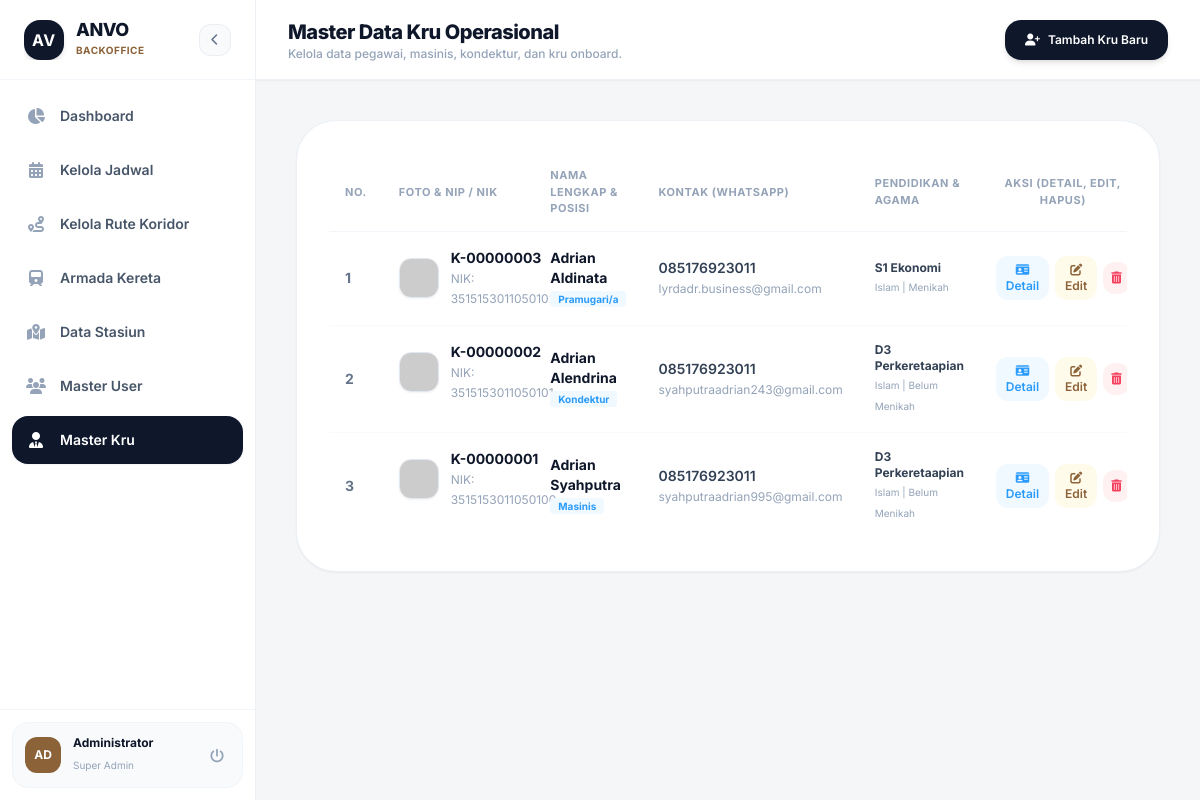
The page /public/kru on the database its author committed.
### tables this page shows
CREATE TABLE `master_kru` (
  `id_kru` int(11) NOT NULL,
  `nip` varchar(20) NOT NULL,
  `nik` varchar(16) NOT NULL,
  `nama_lengkap` varchar(100) NOT NULL,
  `tanggal_lahir` date NOT NULL,
  `agama` varchar(30) DEFAULT NULL,
  `foto` varchar(255) DEFAULT NULL,
  `email` varchar(100) NOT NULL,
  `no_telepon` varchar(20) NOT NULL,
  `pendidikan_terakhir` varchar(50) DEFAULT NULL,
  `alamat_lengkap` text DEFAULT NULL,
  `status_pernikahan` enum('Belum Menikah','Menikah','Cerai') DEFAULT 'Belum Menikah',
  `kontak_darurat` varchar(50) DEFAULT NULL,
  `riwayat_penyakit` text DEFAULT NULL,
  `posisi` enum('Masinis','Kondektur','Teknisi','Pramugari/a') NOT NULL,
  `status_kru` enum('Aktif','Cuti','Sakit','Resign') DEFAULT 'Aktif'
);

### app/Core/Controller.php (called while the page is built, shortened)
<?php
class Controller {
    public function view($view, $data = []) {
        extract($data);
        require_once '../views/' . $view . '.php';
    }
    public function model($model) {
        return new $model;
    }
}
?>

### app/Controllers/KruController.php (called while the page is built, shortened)
<?php
class KruController extends Controller {
    public function index() {
        $adminModel = $this->model('AdminModel');
        $data['judul'] = 'Master Kru - ANVO Admin';
        $data['kru_list'] = $adminModel->getAllMasterKru();
        $this->view('admin/kru_master', $data);
    }
}

### app/Core/App.php (called while the page is built, shortened)
<?php
class App {
    protected $method = 'index';
    protected $params = [];
    public function __construct() {
        $this->controller = new $this->controller;
        call_user_func_array([$this->controller, $this->method], $this->params);
    }
}
?>

### public/index.php (called while the page is built, shortened)
<?php
require_once '../app/Config/Database.php';
require_once '../app/Core/Controller.php';
require_once '../app/Core/App.php';
$app = new App();

### app/Models/AdminModel.php (called while the page is built, shortened)
<?php
class AdminModel {
    private $db;
    public function __construct() {
        $this->db = Database::getInstance()->getConnection();
    }
    public function getAllMasterKru() {
        $stmt = $this->db->prepare("SELECT * FROM master_kru ORDER BY nama_lengkap ASC");
        $stmt->execute();
        return $stmt->fetchAll(PDO::FETCH_ASSOC);
    }
}

### app/Config/Database.php (called while the page is built, shortened)
<?php
class Database {
    private static $instance = null;
    private $pdo;
    private function __construct() {
        $config = parse_ini_file(__DIR__ . '/database.ini');
        $dsn = "mysql:host={$config['db_host']};dbname={$config['db_name']};charset=utf8mb4";
        $options = [
            PDO::ATTR_ERRMODE            => PDO::ERRMODE_EXCEPTION,
            PDO::ATTR_DEFAULT_FETCH_MODE => PDO::FETCH_ASSOC,
            PDO::ATTR_EMULATE_PREPARES   => false,
            PDO::ATTR_PERSISTENT         => true
        ];
        try {
            $this->pdo = new PDO($dsn, $config['db_user'], $config['db_pass'], $options);
        } catch (PDOException $e) {
            error_log("Koneksi Database PDO Gagal: " . $e->getMessage());
            throw new Exception("Sistem sedang mengalami gangguan. Silakan coba beberapa saat lagi.");
        }
    }
    public static function getInstance() {
        if (self::$instance === null) {
            self::$instance = new self();
        }
        return self::$instance;
    }
    public function getConnection() {
        return $this->pdo;
    }
}
?>

### views/admin/kru_master.php (the view, shortened to what this page needs)
<?php
$data['active_menu'] = 'kru';
require_once __DIR__ . '/../layouts/admin/header.php';
require_once __DIR__ . '/../layouts/admin/sidebar.php';
?>
    <div class="flex-1 flex flex-col min-w-0">
        <header class="h-20 bg-white border-b border-slate-200/60 px-8 flex justify-between items-center sticky top-0 z-25 shadow-sm">
            <div>
                <h1 class="text-xl font-extrabold text-[#0F172A] tracking-tight">Master Data Kru Operasional</h1>
                <p class="text-xs text-slate-400 font-medium">Kelola data pegawai, masinis, kondektur, dan kru onboard.</p>
            </div>
            <div>
                <button onclick="openModal('modal-tambah-kru')" class="bg-[#0F172A] hover:bg-[#8C6239] text-white px-5 py-3 rounded-2xl text-xs font-semibold transition-all shadow-md flex items-center gap-2">
                    <i class="fa-solid fa-user-plus"></i> Tambah Kru Baru
                </button>
            </div>
        </header>
        <main class="flex-1 p-8 lg:p-10 space-y-6 overflow-y-auto">
            <div class="bg-white p-8 rounded-[2.5rem] border border-slate-200/60 shadow-sm space-y-6">
                <div class="overflow-x-auto custom-scrollbar">
                    <table class="w-full text-left border-collapse">
                        <thead>
                            <tr class="border-b border-slate-100 text-[11px] uppercase text-slate-400 font-bold tracking-wider">
                                <th class="py-3.5 px-4">No.</th>
                                <th class="py-3.5 px-4">Foto & NIP / NIK</th>
                                <th class="py-3.5 px-4">Nama Lengkap & Posisi</th>
                                <th class="py-3.5 px-4">Kontak (WhatsApp)</th>
                                <th class="py-3.5 px-4">Pendidikan & Agama</th>
                                <th class="py-3.5 px-4 text-center">Aksi (Detail, Edit, Hapus)</th>
                            </tr>
                        </thead>
                        <tbody class="text-sm divide-y divide-slate-50">
                            <?php if(empty($data['kru_list'])): ?>
                                <tr>
                                    <td colspan="6" class="py-12 text-center text-slate-400 font-medium text-xs">Belum ada data master kru yang terdaftar.</td>
                                </tr>
                            <?php else: ?>
                                <?php $no = 1; foreach($data['kru_list'] as $k): ?>
                                    <tr class="hover:bg-slate-50/60 transition-colors">
                                        <td class="py-4 px-4 font-bold text-slate-500"><?= $no++ ?></td>
                                        <td class="py-4 px-4 flex items-center gap-3">
                                            <img src="/anvo/public/img/kru/<?= !empty($k['foto']) ? $k['foto'] : 'default-kru.png' ?>" class="w-10 h-10 rounded-xl object-cover border border-slate-200 shadow-sm" onerror="this.src='https://ui-avatars.com/api/?name=<?= urlencode($k['nama_lengkap']) ?>&background=0F172A&color=fff'">
                                            <div>
                                                <span class="font-bold text-[#0F172A] block"><?= $k['nip'] ?></span>
                                                <span class="text-xs text-slate-400">NIK: <?= $k['nik'] ?></span>
                                            </div>
                                        </td>
                                        <td class="py-4 px-4">
                                            <span class="font-bold text-[#0F172A] block"><?= $k['nama_lengkap'] ?></span>
                                            <span class="text-[10px] bg-sky-50 text-[#2B9BFB] px-2 py-0.5 rounded font-bold"><?= $k['posisi'] ?></span>
                                        </td>
                                        <td class="py-4 px-4">
                                            <span class="font-semibold text-slate-700 block"><?= $k['no_telepon'] ?></span>
                                            <span class="text-xs text-slate-400"><?= $k['email'] ?></span>
                                        </td>
                                        <td class="py-4 px-4">
                                            <span class="text-xs font-bold text-slate-700 block"><?= $k['pendidikan_terakhir'] ?></span>
                                            <span class="text-[10px] text-slate-400"><?= $k['agama'] ?? '-' ?> | <?= $k['status_pernikahan'] ?></span>
                                        </td>
                                        <td class="py-4 px-4 text-center">
                                            <div class="flex items-center justify-center gap-1.5">
                                                <button onclick="openModal('modal-detail-<?= $k['id_kru'] ?>')" class="px-2.5 py-1.5 bg-sky-50 text-[#2B9BFB] hover:bg-[#2B9BFB] hover:text-white rounded-xl text-xs font-semibold transition-all" title="Lihat ID Card">
                                                    <i class="fa-solid fa-id-card"></i> Detail
                                                </button>
                                                <button onclick="openModal('modal-edit-<?= $k['id_kru'] ?>')" class="px-2.5 py-1.5 bg-amber-50 text-[#8C6239] hover:bg-[#8C6239] hover:text-white rounded-xl text-xs font-semibold transition-all" title="Edit Kru">
                                                    <i class="fa-solid fa-pen-to-square"></i> Edit
                                                </button>
                                                <a href="/anvo/public/kru/hapus/<?= $k['id_kru'] ?>" onclick="return confirm('Hapus data kru ini?')" class="p-2 bg-rose-50 text-rose-500 hover:bg-rose-500 hover:text-white rounded-xl text-xs transition-all inline-block" title="Hapus">
                                                    <i class="fa-solid fa-trash-can"></i>
                                                </a>
                                            </div>
                                        </td>
                                    </tr>
                                <?php endforeach; ?>
                            <?php endif; ?>
                        </tbody>
                    </table>
                </div>
            </div>
        </main>
    </div>
<?php require_once __DIR__ . '/../layouts/admin/footer.php'; ?>

### views/layouts/admin/header.php (style rules this page uses)
body { font-family: 'Inter', sans-serif; }

### rows shown on the page
master_kru: nip "K-00000003", nik "3515153011050102", nama_lengkap "Adrian Aldinata", posisi "Pramugari/a", no_telepon "085176923011", email "lyrdadr.business@gmail.com", pendidikan_terakhir "S1 Ekonomi", agama "Islam", status_pernikahan "Menikah"
master_kru: nip "K-00000002", nik "3515153011050101", nama_lengkap "Adrian Alendrina", posisi "Kondektur", no_telepon "085176923011", email "syahputraadrian243@gmail.com", pendidikan_terakhir "D3 Perkeretaapian", agama "Islam", status_pernikahan "Belum Menikah"
master_kru: nip "K-00000001", nik "3515153011050100", nama_lengkap "Adrian Syahputra", posisi "Masinis", no_telepon "085176923011", email "syahputraadrian995@gmail.com", pendidikan_terakhir "D3 Perkeretaapian", agama "Islam", status_pernikahan "Belum Menikah"
